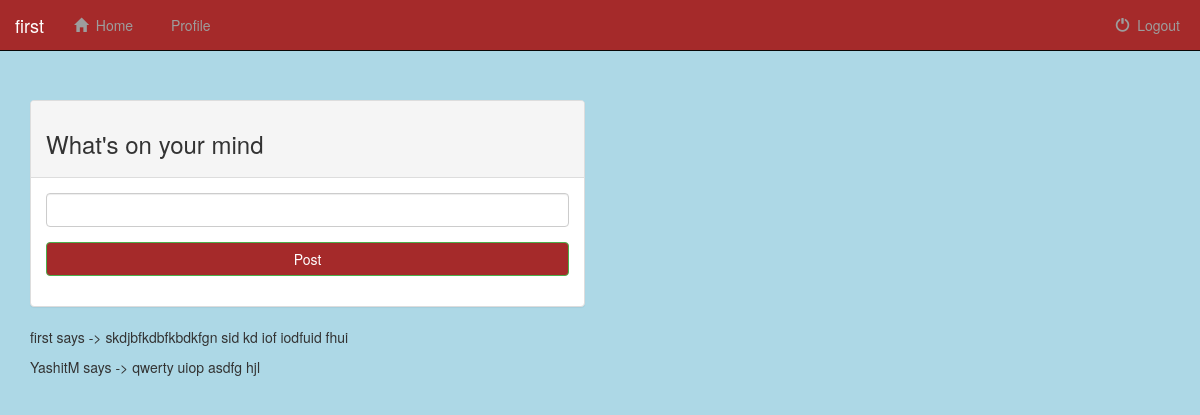
The app's page / (signed in), older data.
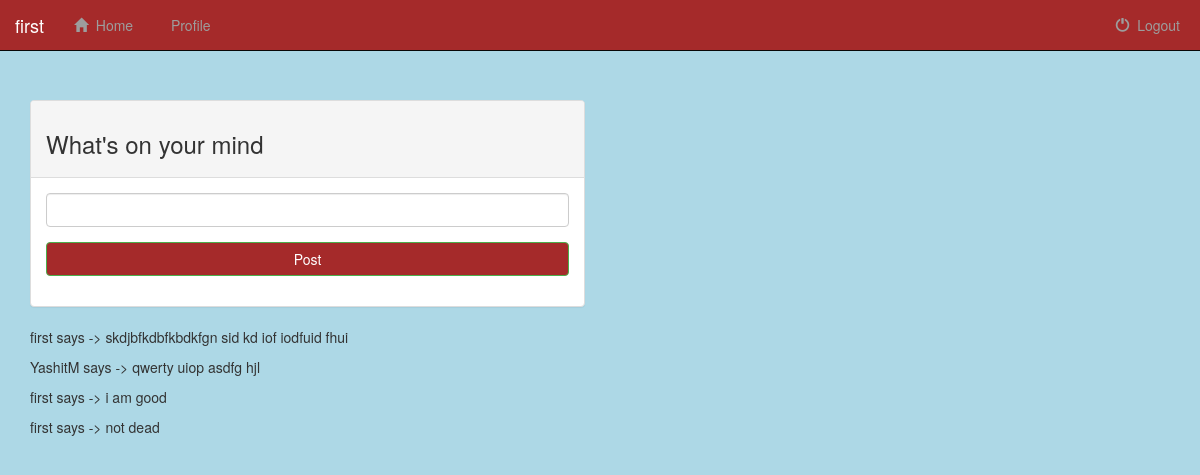
The same page, newer data.
### Website/models.py (models this page shows, shortened)
class Post(models.Model):
    user = models.ForeignKey(User, on_delete=models.CASCADE, related_name="user_posts")
    date = models.DateField(default=datetime.date.today)
    content = models.TextField()
    like_count = models.IntegerField(default=0)
    time = models.TimeField(default=datetime.datetime.now)

### Website/views.py (the view)
# urls.py: url(r'^$', views.index, name='index'),
def index(request):
    registration_form = Regform
    post_form = PostForm
    if request.user.is_authenticated:
        posts = Post.objects.all()
        return render(request, 'Website/index.html', {'posts': posts, 'post_form': post_form})
    return render(request, 'Website/index.html', {'reg_form': registration_form})

### Website/templates/Website/index.html (shortened to what this page needs)
{% extends 'Website/base.html' %}
{% block content %}
{% if user.is_authenticated %}
    <div class="container">
        <div class='row'>
        	<div class='col-sm-6'>
                <div class="panel panel-default">
        			<div class='panel-heading'>
        				<h3>What's on your mind</h3>
        			</div>
        			<div class="panel-body">
        				<form method="post" action="/post/" role="form" id="user_post_form" name='postform'>
							<div class='form-group'>
								<input type="text" name="post_content" class="form-control">
							</div>
							<div class="form-group">
			              		<button type="submit" class="btn btn-success btn-block">Post</button>
			            	</div>
						</form>
					</div>
        		</div>
        	</div>
        </div>
        <div class='row'>
        	<div class='col-sm-6'>
        		{% for post in posts %}
                        <p> {{ post.user.username }} says -> {{ post.content }} </p>
        		{% endfor %}
        	</div>
        </div>
    </div>
{% endif %}
{% endblock %}

Row changes from the older to the newer data that the page shows:
added Post: user.username "first", content "i am good"
added Post: user.username "first", content "not dead"
